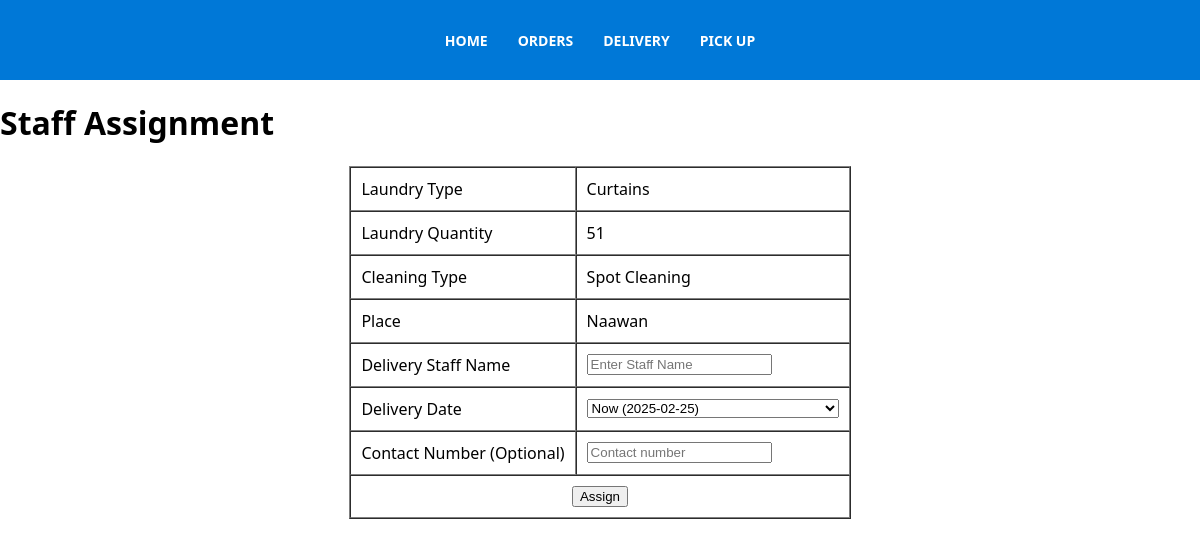
Screenshot of /htdocs/Assign_delivery_staff.php?Order_ID=4 with the database file from the repository.
### tables this page shows
CREATE TABLE `Orders` (
  `Order_ID` int(11) NOT NULL AUTO_INCREMENT,
  `Order_date` date NOT NULL,
  `Laundry_type` varchar(255) NOT NULL,
  `Laundry_quantity` int(11) NOT NULL,
  `Cleaning_type` varchar(255) NOT NULL,
  `Place` varchar(255) NOT NULL,
  `Priority_number` text DEFAULT NULL,
  `Status` enum('Pending','In Progress','Completed','To be Delivered','Out for Delivery','Delivered') DEFAULT 'Pending',
  `User_ID` int(11) DEFAULT NULL,
  `Admin_ID` int(11) DEFAULT NULL,
  PRIMARY KEY (`Order_ID`),
  KEY `User_ID` (`User_ID`),
  KEY `Admin_ID` (`Admin_ID`),
  CONSTRAINT `Orders_ibfk_1` FOREIGN KEY (`User_ID`) REFERENCES `User` (`User_ID`),
  CONSTRAINT `Orders_ibfk_2` FOREIGN KEY (`Admin_ID`) REFERENCES `Admin` (`Admin_ID`)
);

### htdocs/Assign_delivery_staff.php (the view, shortened to what this page needs)
<?php
include 'db_connect.php';
include 'Menu1.php';
$today = date('Y-m-d');
?>
<!DOCTYPE html>
<html lang="en">
<head>
</head>
<body>
    <?php
    if(isset($_GET['Order_ID'])){
        $Order_id = trim($_GET['Order_ID']);
        $sql = "SELECT Order_date, Laundry_type, Laundry_quantity, Cleaning_type, Place, Priority_number, Status
                FROM `Orders` WHERE Order_ID = ?";
        $stmt = mysqli_prepare($conn, $sql);
        mysqli_stmt_bind_param($stmt, "i", $Order_id);
        mysqli_stmt_execute($stmt);
        $result = mysqli_stmt_get_result($stmt);
        if ($result && mysqli_num_rows($result) > 0) {
            $Order = mysqli_fetch_assoc($result);
        } else {
            echo "Order not found or error in query: " . mysqli_error($conn);
            exit;
        }
    } else {
        echo "Order ID not provided.";
        exit;
    }
    ?>
    <h1>Staff Assignment</h1>
    <form action="" method="post">
        <table align="center" cellspacing="0" cellpadding="10" border="1">
            <tr>
                <td>Laundry Type</td>
                <td><?php echo isset($Order['Laundry_type']) ? $Order['Laundry_type'] : ''; ?></td>
            </tr>
            <tr>
                <td>Laundry Quantity</td>
                <td><?php echo isset($Order['Laundry_quantity']) ? $Order['Laundry_quantity'] : ''; ?></td>
            </tr>
            <tr>
                <td>Cleaning Type</td>
                <td><?php echo isset($Order['Cleaning_type']) ? $Order['Cleaning_type'] : ''; ?></td>
            </tr>
            <tr>
                <td>Place</td>
                <td><?php echo isset($Order['Place']) ? $Order['Place'] : ''; ?></td>
            </tr>
            <tr>
                <td><label for="Staff">Delivery Staff Name</label></td>
                <td><input name="Staff" type="text" placeholder="Enter Staff Name" required></td>
            </tr>
            <tr>
                <td><label for="Delivery_Date">Delivery Date</label></td>
                <td>
                    <select name="Delivery_Date" required>
                        <option value="<?php echo $today; ?>">Now (<?php echo $today; ?>)</option>
                    </select>
                </td>
            </tr>
            <tr>
                <td><label for="Contact">Contact Number (Optional)</label></td>
                <td>
                    <input name="Contact" type="text" placeholder="Contact number" maxlength="11" pattern="\d{11}"
                           title="Contact number must be exactly 11 digits" oninput="this.value = this.value.replace(/\D/, '')">
                </td>
            </tr>
            <tr>
                <td colspan="2">
                    <div style="text-align: center;">
                        <button type="submit" name="Assign_staff" class="button green">Assign</button>
                    </div>
                </td>
            </tr>
        </table>
    </form>
</body>
</html>

### htdocs/Menu1.php (style rules this page uses)
body { font-family: 'Segoe UI', Tahoma, Geneva, Verdana, sans-serif; margin: 0; padding: 0; }

### rows the page displays
orders: Laundry_type "Curtains", Laundry_quantity "51", Cleaning_type "Spot Cleaning", Place "Naawan"
